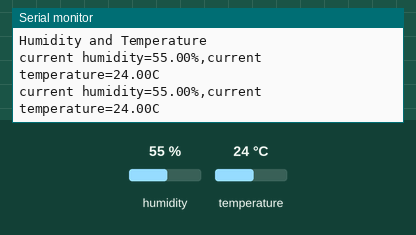
Recording of a sketch running on a simulated ESP8266 (NodeMCU). Parts: the last lines printed to the serial monitor. The inputs (shaded band) are chosen by the test bench; at power-on: humidity 55 %, temperature 24 °C.

Above: at 4.8 s.
4.9 s: humidity set to 22 %
At 9.3 s:
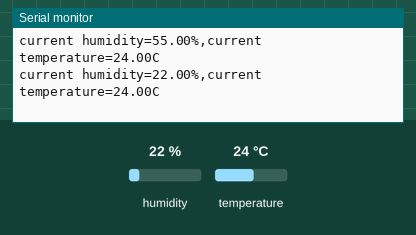
9.9 s: temperature set to 12 °C
At 13.2 s:
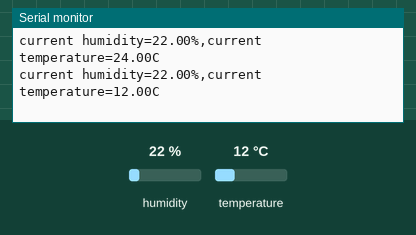
14.9 s: humidity set to 40 %
At 17.1 s:
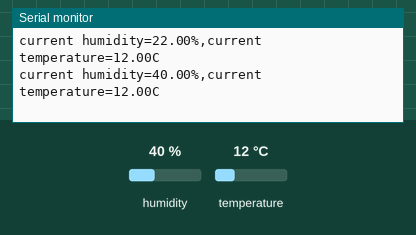
Timing chart, 0 to 18.6 s (numbered marks = the images above; inputs shaded):
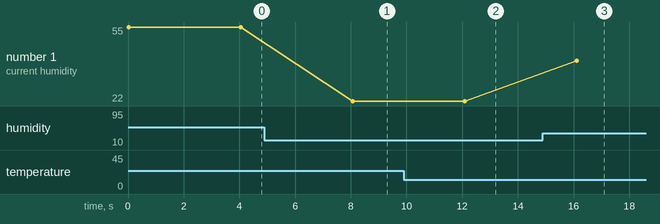

The sketch:

temp_humidity_display.ino
```cpp
#include "DHT.h"

#define DHTPIN D2      // Selecting the pin at which we have connected DHT11
#define DHTTYPE DHT11

 DHT dht ( DHTPIN, DHTTYPE );


void setup() {
dht.begin();

Serial.begin(9600);
 Serial.println();
  Serial.println();
 Serial.println("Humidity and Temperature");

}


void loop()
{

 float humidity = dht.readHumidity();
 float temprature = dht.readTemperature();

  Serial.print("current humidity=");
  Serial.print(humidity);
  Serial.print("%,");
  Serial.print("current temperature=");
  Serial.print(temprature);
  Serial.println("C");
    delay(4000);
}
```

Measured:
- after the input at 4.9 s, the serial monitor: prints a new line after 3.2 s (image 1)
- after the input at 9.9 s, the serial monitor: prints a new line after 2.2 s (image 2)
- after the input at 14.9 s, the serial monitor: prints a new line after 1.2 s (image 3)
- plotted number 1: 55 → 22 after the input at 4.9 s, 22 → 40 after the input at 14.9 s
